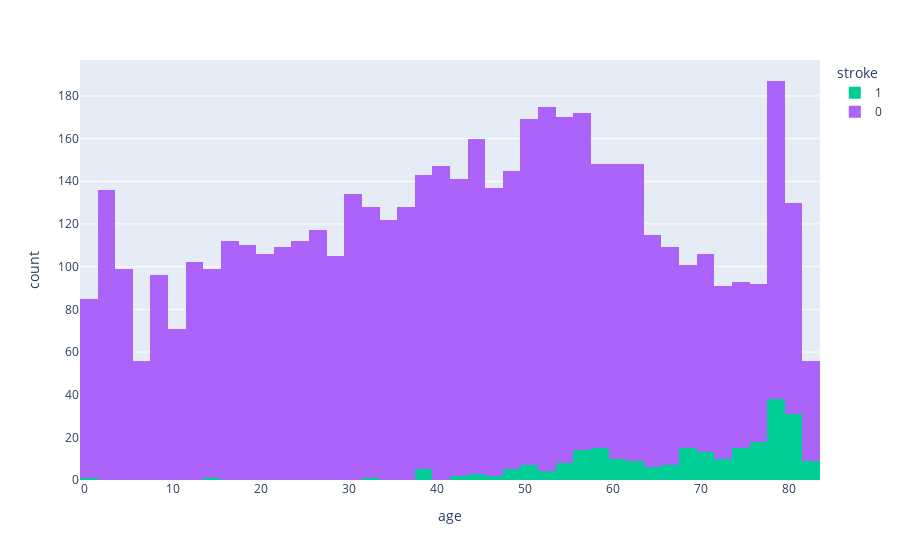

Write notebook code for a chart like this one.
### Markdown cell above
<p>
With the histogram age and stroke are our primary variables starting from birth to 90 years of age. Within the histogram we can postulate that age is a considerable factor in causing strokes, as it implies with age that the older an individual the higher the chance of having a stroke.

### Code cell
df["stroke"]
fig = px.histogram(df, x="age",color="stroke",color_discrete_map=colorpallete)

fig.show()

### Figure 1 — Plotly figure (JSON) as saved in the notebook; plotly's stock layout.template omitted (floating-point values rounded to 4 significant figures; data arrays with more than 128 entries replaced by an {"elided": "..."} marker saying what was removed)
{"data": [{"alignmentgroup": "True", "bingroup": "x", "hovertemplate": "stroke=1<br>age=%{x}<br>count=%{y}<extra></extra>", "legendgroup": "1", "marker": {"color": "#00cc96"}, "name": "1", "offsetgroup": "1", "orientation": "v", "showlegend": true, "type": "histogram", "x": {"elided": "249 int values"}, "xaxis": "x", "yaxis": "y"}, {"alignmentgroup": "True", "bingroup": "x", "hovertemplate": "stroke=0<br>age=%{x}<br>count=%{y}<extra></extra>", "legendgroup": "0", "marker": {"color": "#ab63fa"}, "name": "0", "offsetgroup": "0", "orientation": "v", "showlegend": true, "type": "histogram", "x": {"elided": "4861 int values"}, "xaxis": "x", "yaxis": "y"}], "layout": {"barmode": "relative", "legend": {"title": {"text": "stroke"}, "tracegroupgap": 0}, "margin": {"t": 60}, "xaxis": {"anchor": "y", "domain": [0, 1], "title": {"text": "age"}}, "yaxis": {"anchor": "x", "domain": [0, 1], "title": {"text": "count"}}}}
